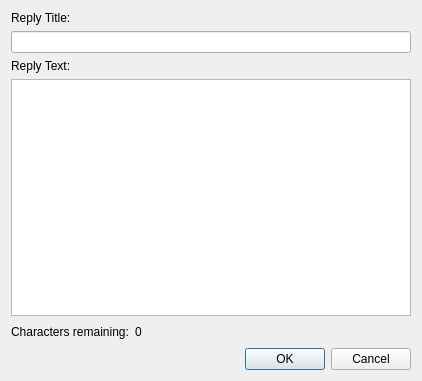
<?xml version="1.0" encoding="UTF-8"?>
<ui version="4.0">
 <class>Dialog</class>
 <widget class="QDialog" name="Dialog">
  <property name="geometry">
   <rect>
    <x>0</x>
    <y>0</y>
    <width>422</width>
    <height>381</height>
   </rect>
  </property>
  <property name="windowTitle">
   <string>Dialog</string>
  </property>
  <layout class="QVBoxLayout" name="verticalLayout_2">
   <item>
    <layout class="QVBoxLayout" name="verticalLayout">
     <item>
      <widget class="QLabel" name="label">
       <property name="text">
        <string>Reply Title:</string>
       </property>
      </widget>
     </item>
     <item>
      <widget class="QLineEdit" name="titleEdit">
       <property name="enabled">
        <bool>true</bool>
       </property>
      </widget>
     </item>
     <item>
      <widget class="QLabel" name="label_2">
       <property name="text">
        <string>Reply Text:</string>
       </property>
      </widget>
     </item>
     <item>
      <widget class="QTextEdit" name="postTextEdit">
       <property name="enabled">
        <bool>true</bool>
       </property>
      </widget>
     </item>
     <item>
      <layout class="QHBoxLayout" name="horizontalLayout">
       <item>
        <widget class="QLabel" name="label_4">
         <property name="text">
          <string>Characters remaining:</string>
         </property>
        </widget>
       </item>
       <item>
        <widget class="QLabel" name="charRemAmt">
         <property name="text">
          <string>0</string>
         </property>
        </widget>
       </item>
       <item>
        <spacer name="horizontalSpacer">
         <property name="orientation">
          <enum>Qt::Horizontal</enum>
         </property>
         <property name="sizeHint" stdset="0">
          <size>
           <width>40</width>
           <height>20</height>
          </size>
         </property>
        </spacer>
       </item>
      </layout>
     </item>
    </layout>
   </item>
   <item>
    <widget class="QDialogButtonBox" name="buttonBox">
     <property name="orientation">
      <enum>Qt::Horizontal</enum>
     </property>
     <property name="standardButtons">
      <set>QDialogButtonBox::Cancel|QDialogButtonBox::Ok</set>
     </property>
    </widget>
   </item>
  </layout>
 </widget>
 <resources/>
 <connections>
  <connection>
   <sender>buttonBox</sender>
   <signal>accepted()</signal>
   <receiver>Dialog</receiver>
   <slot>accept()</slot>
   <hints>
    <hint type="sourcelabel">
     <x>248</x>
     <y>254</y>
    </hint>
    <hint type="destinationlabel">
     <x>157</x>
     <y>274</y>
    </hint>
   </hints>
  </connection>
  <connection>
   <sender>buttonBox</sender>
   <signal>rejected()</signal>
   <receiver>Dialog</receiver>
   <slot>reject()</slot>
   <hints>
    <hint type="sourcelabel">
     <x>316</x>
     <y>260</y>
    </hint>
    <hint type="destinationlabel">
     <x>286</x>
     <y>274</y>
    </hint>
   </hints>
  </connection>
 </connections>
</ui>
